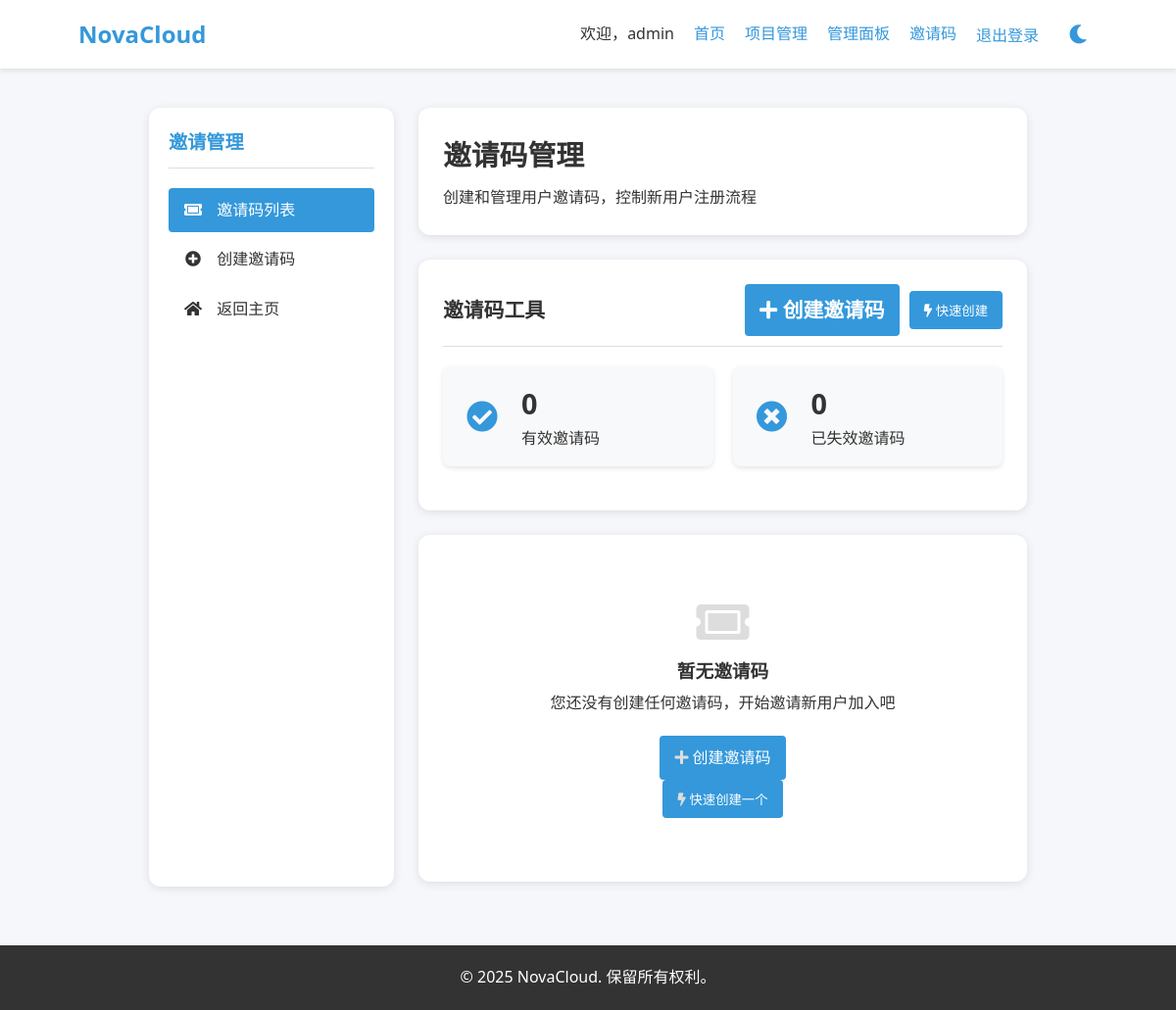
Page /accounts/invitations/ (signed in) on the earlier database version.
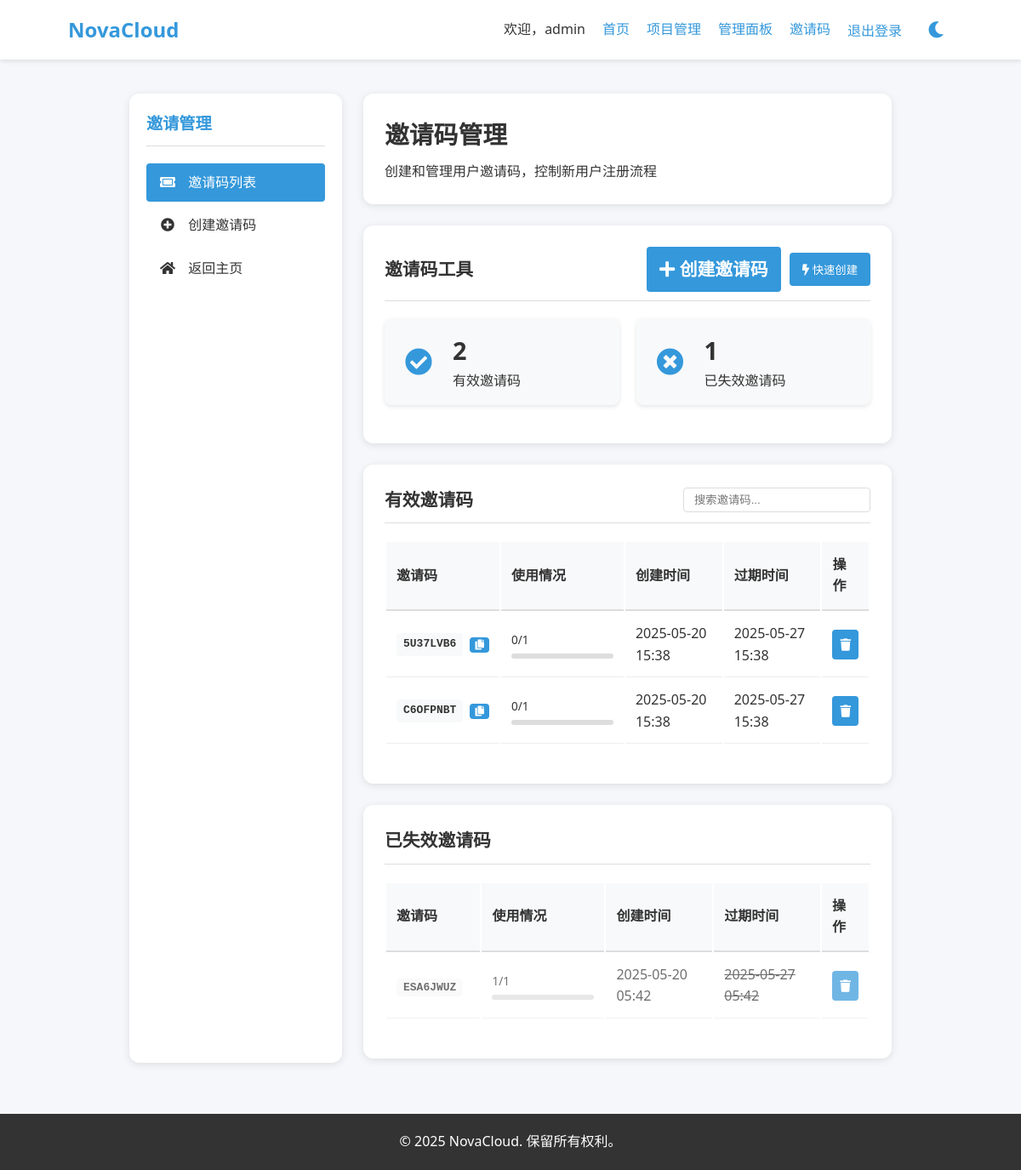
Same page on the later database version.
### accounts/models.py (models this page shows, shortened)
class InvitationCode(models.Model):
    code = models.CharField(
        max_length=8,
        unique=True,
        db_index=True,
        verbose_name="邀请码"
    )
    issuer = models.ForeignKey(
        settings.AUTH_USER_MODEL,
        on_delete=models.CASCADE,
        related_name='issued_invitations',
        verbose_name="发行者"
    )
    created_at = models.DateTimeField(
        auto_now_add=True,
        verbose_name="创建时间"
    )
    expires_at = models.DateTimeField(
        null=True,
        blank=True,
        verbose_name="过期时间"
    )
    max_uses = models.PositiveIntegerField(
        null=True,
        blank=True,
        verbose_name="最大使用次数",
        help_text="0或留空表示无限次"
    )
    times_used = models.PositiveIntegerField(
        default=0,
        verbose_name="已使用次数"
    )
    is_active = models.BooleanField(
        default=True,
        verbose_name="是否激活"
    )
    class Meta:
        verbose_name = "邀请码"
        verbose_name_plural = "邀请码"
        ordering = ['-created_at']

### accounts/views.py (the view)
# urls.py: path('invitations/', views.InvitationCodeListView.as_view(), name='invitation_list'),
class InvitationCodeListView(LoginRequiredMixin, ListView):
    model = InvitationCode
    template_name = 'accounts/invitations/invitation_list.html'
    context_object_name = 'invitations'
    def get_queryset(self):
        return InvitationCode.objects.filter(issuer=self.request.user)
    def get_context_data(self, **kwargs):
        context = super().get_context_data(**kwargs)
        context['title'] = '邀请码管理'
        context['active_invitations'] = self.get_queryset().filter(is_active=True)
        context['inactive_invitations'] = self.get_queryset().filter(is_active=False)
        return context

### templates/accounts/invitations/invitation_list.html (shortened to what this page needs)
{% extends 'base.html' %}
{% load static %}
{% block content %}
<div class="container py-4">
    <div class="admin-container">
        <div class="admin-sidebar">
            <div class="menu-title">邀请管理</div>
            <ul class="menu-list">
                <li>
                    <a href="{% url 'accounts:invitation_list' %}" class="active">
                        <i class="fas fa-ticket-alt"></i> 邀请码列表
                    </a>
                </li>
                <li>
                    <a href="{% url 'accounts:invitation_create' %}">
                        <i class="fas fa-plus-circle"></i> 创建邀请码
                    </a>
                </li>
                <li>
                    <a href="{% url 'core:index' %}">
                        <i class="fas fa-home"></i> 返回主页
                    </a>
                </li>
            </ul>
        </div>
        <div class="admin-content">
            <div class="admin-content-header">
                <h1>邀请码管理</h1>
                <p>创建和管理用户邀请码，控制新用户注册流程</p>
            </div>
            <div class="admin-box">
                <div class="admin-box-title">
                    <span>邀请码工具</span>
                    <div class="header-actions">
                        <a href="{% url 'accounts:invitation_create' %}" class="btn btn-primary">
                            <i class="fas fa-plus"></i> 创建邀请码
                        </a>
                        <form method="post" action="{% url 'accounts:invitation_quick_create' %}" class="d-inline">
                            <button type="submit" class="btn btn-outline-primary">
                                <i class="fas fa-bolt"></i> 快速创建
                            </button>
                        </form>
                    </div>
                </div>
                <div class="invitation-codes-stats">
                    <div class="stats-card">
                        <div class="stats-icon">
                            <i class="fas fa-check-circle"></i>
                        </div>
                        <div class="stats-content">
                            <h3>{{ active_invitations|length }}</h3>
                            <p>有效邀请码</p>
                        </div>
                    </div>
                    <div class="stats-card">
                        <div class="stats-icon">
                            <i class="fas fa-times-circle"></i>
                        </div>
                        <div class="stats-content">
                            <h3>{{ inactive_invitations|length }}</h3>
                            <p>已失效邀请码</p>
                        </div>
                    </div>
                </div>
            </div>
            {% if active_invitations %}
            <div class="admin-box">
                <div class="admin-box-title">
                    <span>有效邀请码</span>
                    <div class="search-filter-box">
                        <input type="text" id="activeCodeSearch" class="form-control" placeholder="搜索邀请码...">
                    </div>
                </div>
                <div class="table-responsive">
                    <table class="table table-hover" id="activeCodesTable">
                        <thead>
                            <tr class="table-header-row">
                                <th>邀请码</th>
                                <th>使用情况</th>
                                <th>创建时间</th>
                                <th>过期时间</th>
                                <th>操作</th>
                            </tr>
                        </thead>
                        <tbody>
                            {% for inv in active_invitations %}
                            <tr>
                                <td>
                                    <div class="code-container">
                                        <span class="invitation-code">{{ inv.code }}</span>
                                        <button class="btn btn-sm btn-outline-secondary copy-btn" data-code="{{ inv.code }}" title="复制邀请码">
                                            <i class="fas fa-copy"></i>
                                        </button>
                                    </div>
                                </td>
                                <td>
                                    <div class="usage-progress">
                                        <div class="progress-text">
                                            {{ inv.times_used }}{% if inv.max_uses %}/{{ inv.max_uses }}{% else %}/∞{% endif %}
                                        </div>
                                        {% if inv.max_uses %}
                                        <div class="progress">
                                        </div>
                                        {% else %}
                                        <span class="badge bg-info">无限制</span>
                                        {% endif %}
                                    </div>
                                </td>
                                <td>{{ inv.created_at|date:"Y-m-d H:i" }}</td>
                                <td>
                                    {% if inv.expires_at %}
                                        {{ inv.expires_at|date:"Y-m-d H:i" }}
                                    {% else %}
                                        <span class="badge bg-success">永不过期</span>
                                    {% endif %}
                                </td>
                                <td>
                                    <div class="btn-group btn-group-sm">
                                        <a href="{% url 'accounts:invitation_delete' inv.id %}" class="btn btn-danger" title="删除">
                                            <i class="fas fa-trash"></i>
                                        </a>
                                    </div>
                                </td>
                            </tr>
                            {% endfor %}
                        </tbody>
                    </table>
                </div>
            </div>
            {% endif %}
            {% if inactive_invitations %}
            <div class="admin-box">
                <div class="admin-box-title">
                    <span>已失效邀请码</span>
                </div>
                <div class="table-responsive">
                    <table class="table table-hover">
                        <thead>
                            <tr class="table-header-row">
                                <th>邀请码</th>
                                <th>使用情况</th>
                                <th>创建时间</th>
                                <th>过期时间</th>
                                <th>操作</th>
                            </tr>
                        </thead>
                        <tbody>
                            {% for inv in inactive_invitations %}
                            <tr class="inactive-row">
                                <td>
                                    <span class="invitation-code text-muted">{{ inv.code }}</span>
                                </td>
                                <td>
                                    <div class="usage-progress">
                                        <div class="progress-text text-muted">
                                            {{ inv.times_used }}{% if inv.max_uses %}/{{ inv.max_uses }}{% else %}/∞{% endif %}
                                        </div>
                                        {% if inv.max_uses %}
                                        <div class="progress">
                                        </div>
                                        {% else %}
                                        <span class="badge bg-secondary">无限制</span>
                                        {% endif %}
                                    </div>
                                </td>
                                <td class="text-muted">{{ inv.created_at|date:"Y-m-d H:i" }}</td>
                                <td class="text-muted">
                                    {% if inv.expires_at %}
                                        <span class="expired-time">{{ inv.expires_at|date:"Y-m-d H:i" }}</span>
                                    {% else %}
                                        <span class="badge bg-secondary">永不过期</span>
                                    {% endif %}
                                </td>
                                <td>
                                    <div class="btn-group btn-group-sm">
                                        <a href="{% url 'accounts:invitation_delete' inv.id %}" class="btn btn-outline-danger" title="删除">
                                            <i class="fas fa-trash"></i>
                                        </a>
                                    </div>
                                </td>
                            </tr>
                            {% endfor %}
                        </tbody>
                    </table>
                </div>
            </div>
            {% endif %}
            {% if not active_invitations and not inactive_invitations %}
            <div class="admin-box">
                <div class="empty-state">
                    <i class="fas fa-ticket-alt fa-3x mb-3"></i>
                    <h3>暂无邀请码</h3>
                    <p class="mb-4">您还没有创建任何邀请码，开始邀请新用户加入吧</p>
                    <div class="empty-actions">
                        <a href="{% url 'accounts:invitation_create' %}" class="btn btn-primary">
                            <i class="fas fa-plus"></i> 创建邀请码
                        </a>
                        <form method="post" action="{% url 'accounts:invitation_quick_create' %}" class="d-inline-block mt-3">
                            <button type="submit" class="btn btn-outline-primary">
                                <i class="fas fa-bolt"></i> 快速创建一个
                            </button>
                        </form>
                    </div>
                </div>
            </div>
            {% endif %}
        </div>
    </div>
</div>
{% endblock %}

### templates/base.html (shortened to what this page needs)
<!DOCTYPE html>
<html lang="zh-CN">
<head>
    {% load static %}
    <link rel="stylesheet" href="{% static 'fontawesome/css/all.min.css' %}">
    <link rel="stylesheet" href="{% static 'css/style.css' %}">
</head>
<body>
    <header class="site-header">
        <div class="container">
            <div class="logo">
                <a href="{% url 'core:index' %}">NovaCloud</a>
            </div>
            <nav class="main-nav">
                <ul>
                    {% if user.is_authenticated %}
                        <li>欢迎，{{ user.username }}</li>
                        <li><a href="{% url 'core:index' %}">首页</a></li>
                        <li><a href="{% url 'iot_devices:project_list' %}">项目管理</a></li>
                        {% if user.is_staff or user.profile.role.permissions.exists %}
                        <li><a href="{% url 'admin_panel:user_list' %}">管理面板</a></li>
                        {% endif %}
                        <li>
                            <a href="{% url 'accounts:invitation_list' %}">邀请码</a>
                        </li>
                        <li>
                            <form method="post" action="{% url 'accounts:logout' %}" class="logout-form">
                                <button type="submit" class="logout-btn">退出登录</button>
                            </form>
                        </li>
                        <li>
                            <button id="theme-toggle" class="theme-toggle" aria-label="切换主题">
                                <i class="fas fa-moon" id="dark-icon"></i>
                            </button>
                        </li>
                    {% endif %}
                </ul>
            </nav>
        </div>
    </header>
    <main class="site-content">
        <div class="container">
            {% block content %}{% endblock %}
        </div>
    </main>
    <footer class="site-footer">
        <div class="container">
            <p>&copy; {% now "Y" %} NovaCloud. 保留所有权利。</p>
        </div>
    </footer>
</body>
</html>

Differences in the rows shown:
added InvitationCode: code "5U37LVB6", times_used "0", max_uses "1", created_at "2025-05-20 15:38", expires_at "2025-05-27 15:38"
added InvitationCode: code "C6OFPNBT", times_used "0", max_uses "1", created_at "2025-05-20 15:38", expires_at "2025-05-27 15:38"
added InvitationCode: code "ESA6JWUZ", times_used "1", max_uses "1", created_at "2025-05-20 05:42", expires_at "2025-05-27 05:42"
Other differences:
{{ active_invitations|length }}: "0" → "2"
{{ inactive_invitations|length }}: "0" → "1"
text no longer shown: "暂无邀请码 您还没有创建任何邀请码，开始邀请新用户加入吧 创建邀请码 快速创建一个"
text now shown: "有效邀请码 邀请码 使用情况 创建时间 过期时间 操作 已失效邀请码 邀请码 使用情况 创建时间 过期时间 操作"
